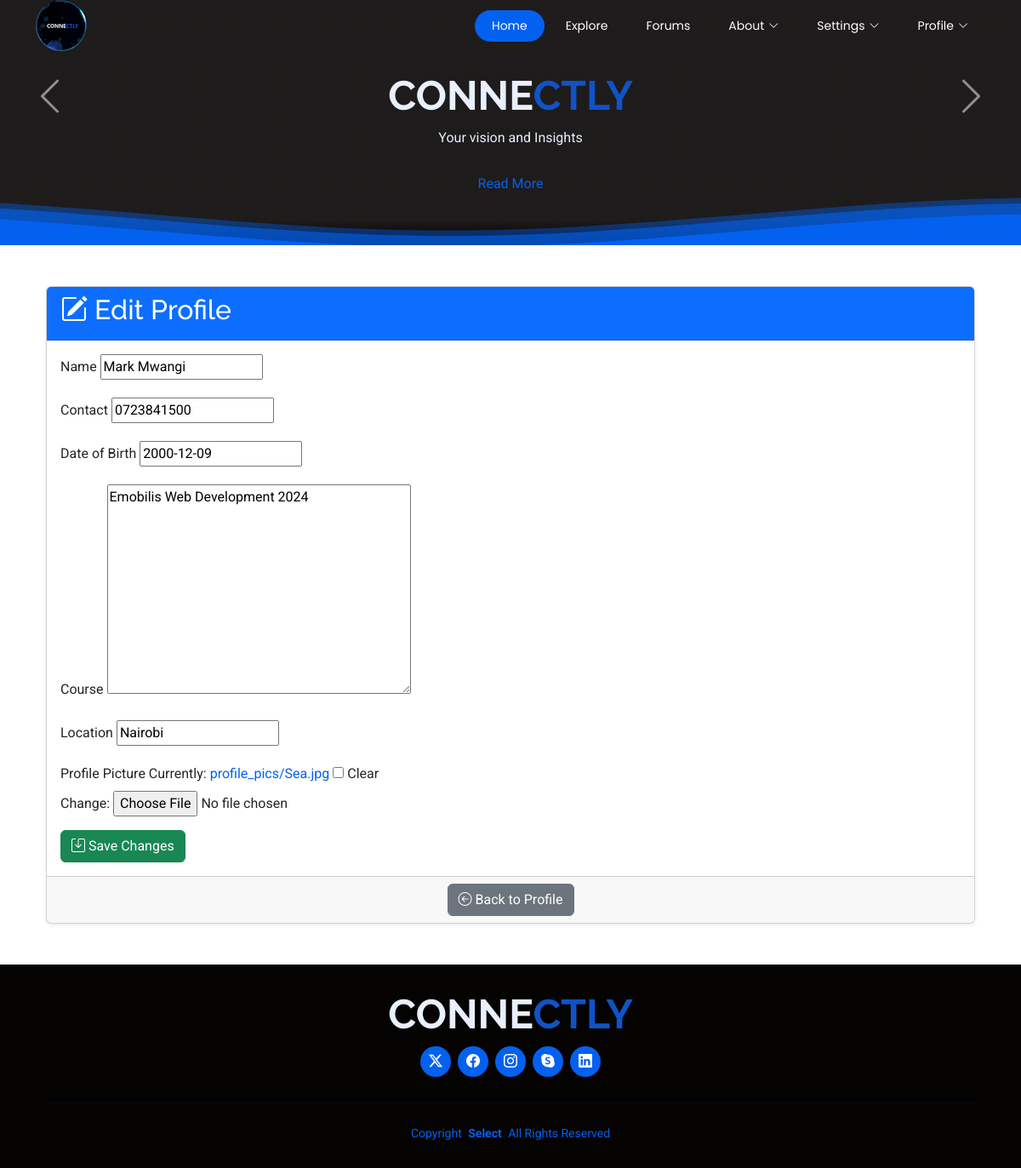
Page /profile/edit/ on the committed database.
### myApp/models.py (models this page shows, shortened)
class Profile(models.Model):
    name = models.CharField(max_length=100)
    contact = models.CharField(max_length=10)
    dateofbirth=models.DateField(blank=True,null=True)
    course = models.TextField(blank=True, null=True)
    profile_picture = models.ImageField(upload_to='profile_pics/', blank=True, null=True)
    location = models.CharField(max_length=100, blank=True)

### myApp/views.py (the view)
# urls.py: path('profile/edit/', views.edit_profile, name='edit_profile'),
def edit_profile(request):
    profile = get_object_or_404(Profile, pk=1)  # Adjust pk as needed
    if request.method == 'POST':
        form = ProfileForm(request.POST, request.FILES, instance=profile)
        if form.is_valid():
            form.save()
            return redirect('view_profile')
    else:
        form = ProfileForm(instance=profile)
    return render(request, 'editprofile.html', {'form': form})

### myApp/forms.py
class ProfileForm(forms.ModelForm):
    class Meta:
        model = Profile
        fields = ['name', 'contact', 'dateofbirth', 'course', 'profile_picture', 'location']

### templates/editprofile.html (shortened to what this page needs)
{% extends 'startpage.html' %}
{% load static %}
{% block content %}
<body class="bg-light">
<body class="bg-light">
    <div class="container my-5">
        <div class="card shadow-sm">
            <div class="card-header bg-primary text-white">
                <h2 class="card-title"><i class="bi bi-pencil-square"></i> Edit Profile</h2>
            </div>
            <div class="card-body">
                <form method="post" enctype="multipart/form-data">
                    <div class="mb-3">
                        <label for="id_name" class="form-label">Name</label>
                        {{ form.name }}
                    </div>
                    <div class="mb-3">
                        <label for="id_contact" class="form-label">Contact</label>
                        {{ form.contact }}
                    </div>
                    <div class="mb-3">
                        <label for="id_dateofbirth" class="form-label">Date of Birth</label>
                        {{ form.dateofbirth }}
                    </div>
                    <div class="mb-3">
                        <label for="id_course" class="form-label">Course</label>
                        {{ form.course }}
                    </div>
                    <div class="mb-3">
                        <label for="id_location" class="form-label">Location</label>
                        {{ form.location }}
                    </div>
                    <div class="mb-3">
                        <label for="id_profile_picture" class="form-label">Profile Picture</label>
                        {{ form.profile_picture }}
                    </div>
                    <button type="submit" class="btn btn-success"><i class="bi bi-save"></i> Save Changes</button>
                </form>
            </div>
            <div class="card-footer text-center">
                <a href="{% url 'view_profile' %}" class="btn btn-secondary"><i class="bi bi-arrow-left-circle"></i> Back to Profile</a>
            </div>
        </div>
    </div>
 {% endblock %}

### static/assets/css/main.css (style rules this page uses)
body { color: var(--default-color); background-color: var(--background-color); font-family: var(--default-font); }
a { color: var(--accent-color); text-decoration: none; transition: 0.3s; }
h1, h2, h3, h4, h5, h6 { color: var(--heading-color); font-family: var(--heading-font); }

### rows in the picture
Profile: name "Mark Mwangi", contact "0723841500", dateofbirth "2000-12-09", course "Emobilis Web Development 2024", location "Nairobi"
